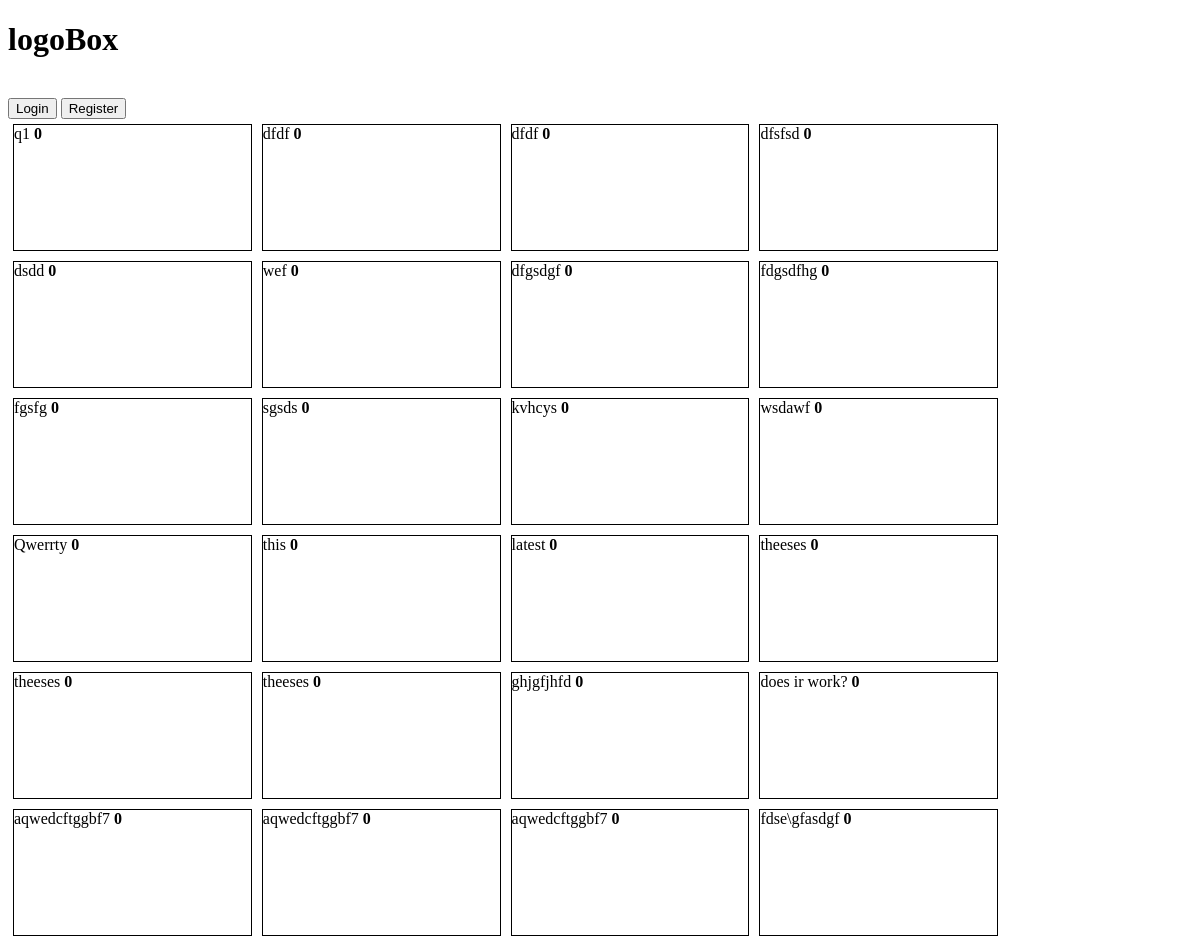
/logoBox/, run on an earlier commit of the app's database.
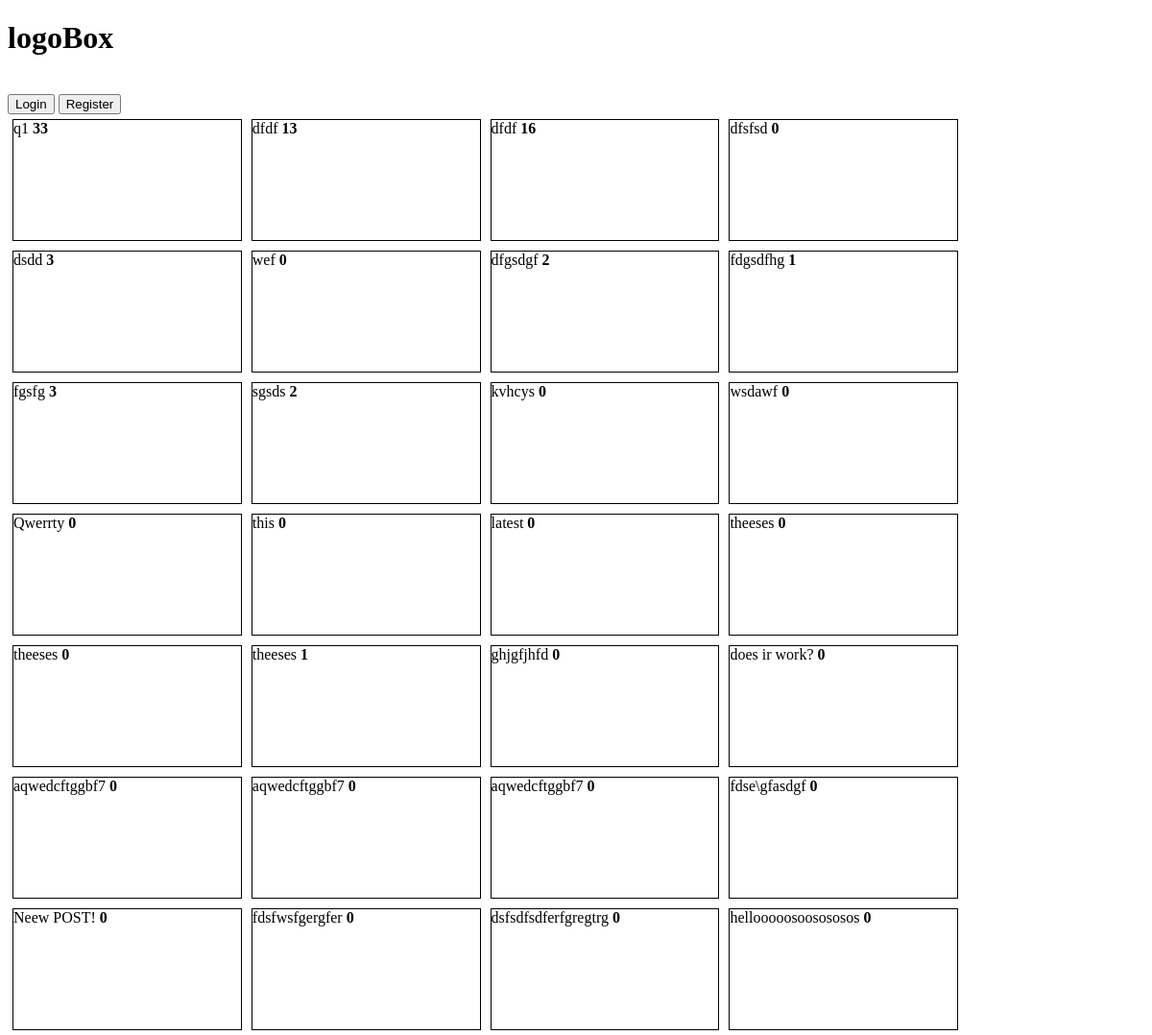
And on a later commit of the database.
### logoBox/models.py (models this page shows, shortened)
class Post(models.Model):
    poster_id= models.CharField(max_length = 64,default='1')
    category = models.CharField(max_length = 64, default='cat')
    content = models.CharField(max_length = 256)
    likes = models.IntegerField(default =0)
    dislikes = models.IntegerField(default = 0)
    timeCreated = models.DateTimeField(default = datetime.date.today())
    lastActive = models.DateTimeField(default = datetime.date.today())

### logoBox/views.py (the view)
def index(request):
    posts = Post.objects.all()
    context_dict = {'posts': posts}
    return render(request, 'logoBox/index.html',context_dict)

### templates/logobox/index.html (shortened to what this page needs)
{% extends 'logobox/base.html' %}
{% load staticfiles %}
{% block body_block %}
    {% if posts %}
        {%  for post in posts %}
            <div style="border:1px solid; width:20%; height:125px;float:left;margin:5px">{{ post.content }}
            <strong id="{{ post.id }}" class="count">{{ post.likes }}</strong>
            </div>
        {% endfor %}
    {% endif %}
{% endblock %}

What changed in the data, as far as the page shows it:
changed Post (number 1 of 28 on the later page): likes "0" → "33"
changed Post (number 2 of 28 on the later page): likes "0" → "13"
changed Post (number 3 of 28 on the later page): likes "0" → "16"
changed Post "dsdd": likes "0" → "3"
changed Post "dfgsdgf": likes "0" → "2"
changed Post "fdgsdfhg": likes "0" → "1"
changed Post "fgsfg": likes "0" → "3"
changed Post "sgsds": likes "0" → "2"
changed Post (number 18 of 28 on the later page): likes "0" → "1"
added Post: content "Neew POST!", likes "0"
added Post: content "fdsfwsfgergfer", likes "0"
added Post: content "dsfsdfsdferfgregtrg", likes "0"
added Post: content "hellooooosoosososos", likes "0"
